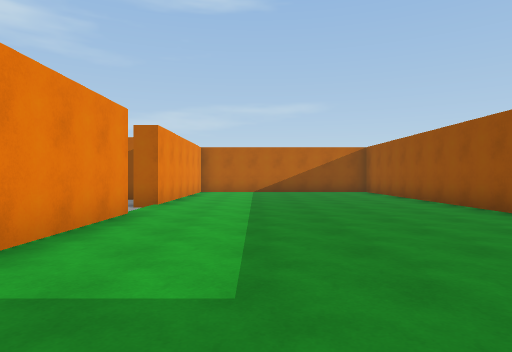
[1] (above)

16 first-person views from a walk through a scene from a Unity 3-D project. The camera is 1.3 m above the floor, looks level and sees 75° across. The floor is counted in squares, 2 m on a side. Each view is taken from the middle of a square. On the plan, view 1 faces up. The plan holds only what a view shows up to about 10 squares ahead; the rest is blank. The place goes on beyond the plan. The player character is not drawn.

[2]
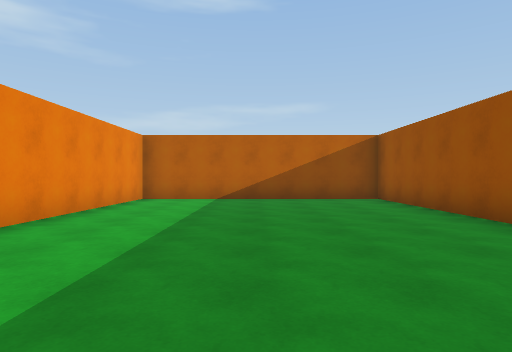

[3]
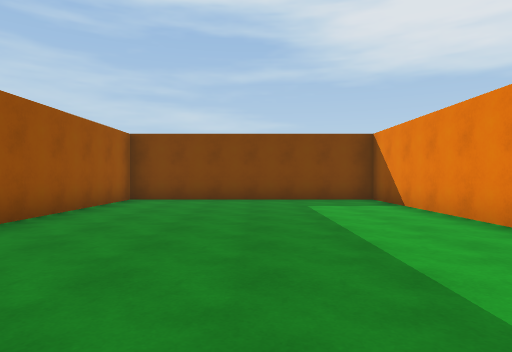

[4]
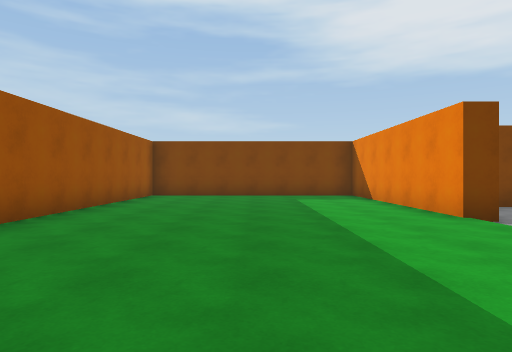

[5]
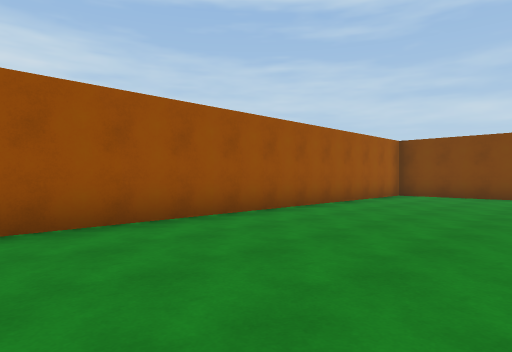

[6]
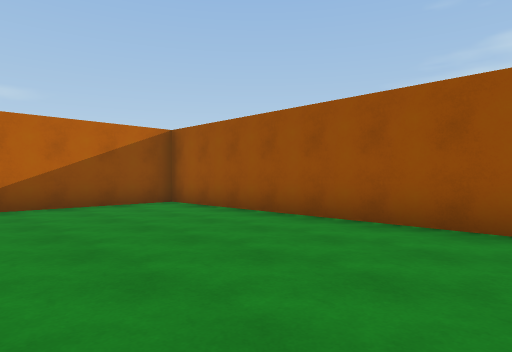

[7]
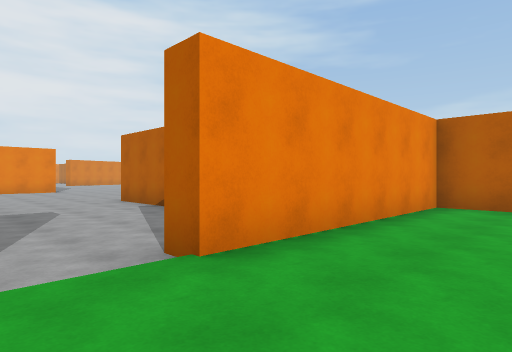

[8]
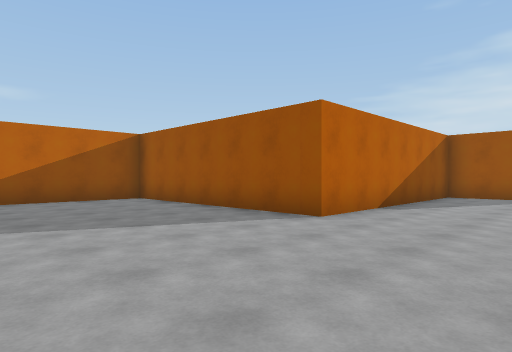

[9]
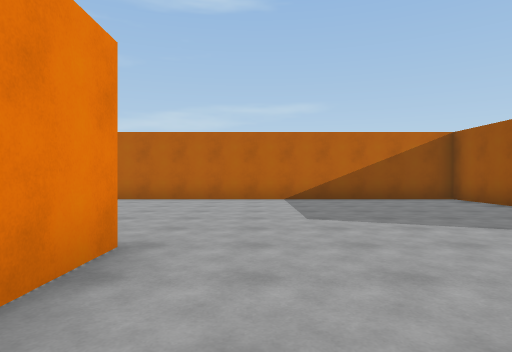

[10]
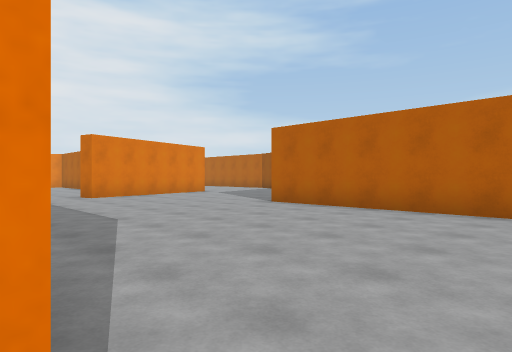

[11]
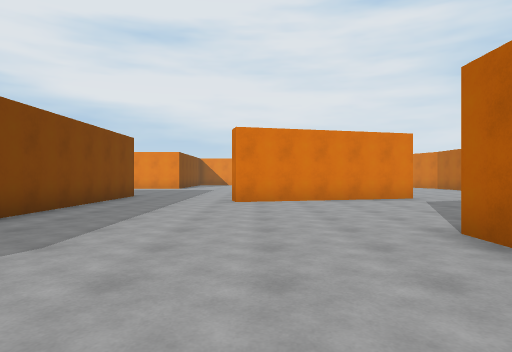

[12]
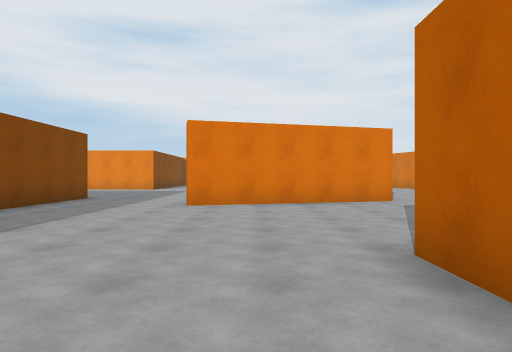

[13]
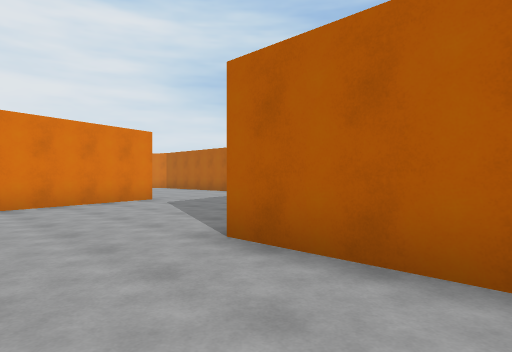

[14]
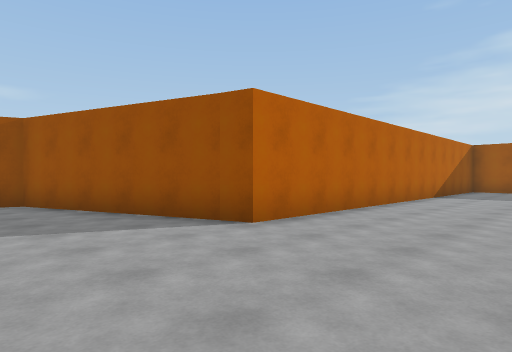

[15]
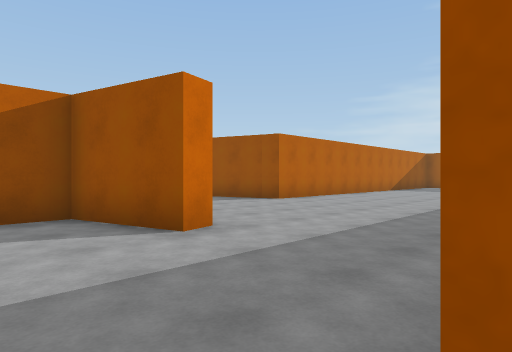

[16]
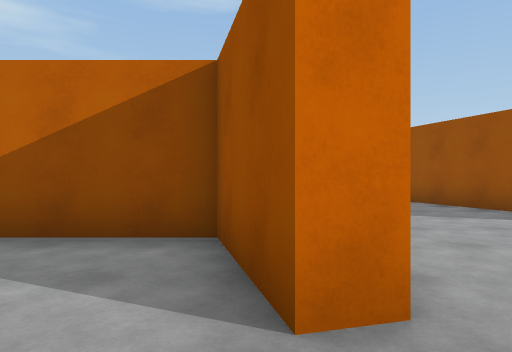

### Floor plan
Points are (right, up) in squares from view 1. A wall is a line through its corners. A room is listed if a view was taken in it or the views show most of it. See-through windows are left out.
Room 1 (views 1, 2, 3, 4, 5, 6, 7)
walls: (-2.2, 5.8) (-2.2, -0.2) (4.5, -0.2) (4.5, 13.5) (-2.2, 13.5) (-2.2, 7.6)
ways out: opening at (-2, 6.5) to room 2
Room 2 (views 8, 9, 10, 11, 12, 13, 14, 15, 16)
walls: (-16.3, 10.1) (-16.3, 8.6); (-2.9, 5.8) (-2.2, 5.8); (-2.8, 8.4) (-2.8, 10) (-9.5, 10) (-9.5, 16.3) (-21.7, 16.3) (-22.8, 19.5); (-2.2, 7.6) (-2.9, 7.6); (-28.9, 10.1) (-23.1, 10.1); (-27.7, 18.7) (-26.3, 13.5) (-26.8, 13.4) (-27.4, 15.5) (-29.5, 15.5)
ways out: opening at (-2, 6.5) to room 1; opening at (-27.5, 19)

Positions as (right, up) in squares from view 1, and headings:
1: (0, 0), facing up
2: (1, 4), facing up
3: (1, 9), facing down
4: (1, 11), facing down
5: (0, 11), facing down-right
6: (0, 6), facing up-right
7: (0, 6), facing up-left
8: (-14, 7), facing up-right
9: (-15, 7), facing up
10: (-16, 10), facing up-left
11: (-18, 14), facing left
12: (-19, 15), facing left
13: (-19, 14), facing up-left
14: (-25, 13), facing up-right
15: (-29, 10), facing up-right
16: (-27, 12), facing up
